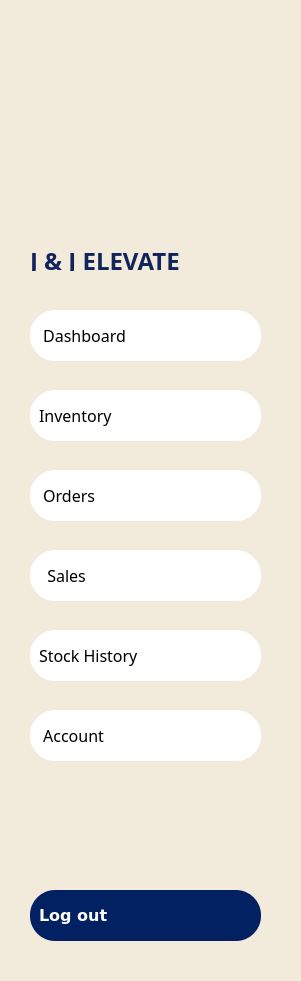
   <widget class="QFrame" name="LeftMenuBar">
    <property name="geometry">
     <rect>
      <x>0</x>
      <y>0</y>
      <width>301</width>
      <height>981</height>
     </rect>
    </property>
    <property name="font">
     <font>
      <pointsize>14</pointsize>
     </font>
    </property>
    <property name="styleSheet">
     <string notr="true">background-color: rgba(235, 224, 204, 0.47); /* #ebe0cc with 47% opacity */</string>
    </property>
    <property name="frameShape">
     <enum>QFrame::NoFrame</enum>
    </property>
    <property name="frameShadow">
     <enum>QFrame::Raised</enum>
    </property>
    <widget class="QLabel" name="JJelevate_text">
     <property name="geometry">
      <rect>
       <x>30</x>
       <y>250</y>
       <width>251</width>
       <height>21</height>
      </rect>
     </property>
     <property name="font">
      <font>
       <family>Montserrat ExtraBold</family>
       <pointsize>18</pointsize>
       <weight>75</weight>
       <bold>true</bold>
      </font>
     </property>
     <property name="styleSheet">
      <string notr="true">color: #12245c; 
background: transparent;
</string>
     </property>
     <property name="text">
      <string>J &amp; J ELEVATE</string>
     </property>
     <property name="scaledContents">
      <bool>true</bool>
     </property>
    </widget>
    <widget class="QLabel" name="Logo">
     <property name="geometry">
      <rect>
       <x>30</x>
       <y>50</y>
       <width>241</width>
       <height>171</height>
      </rect>
     </property>
     <property name="styleSheet">
      <string notr="true">background: transparent;</string>
     </property>
     <property name="text">
      <string/>
     </property>
     <property name="pixmap">
      <pixmap resource="../jj_owner_resources.qrc">:/JJimages/JJLOGO.png</pixmap>
     </property>
     <property name="scaledContents">
      <bool>true</bool>
     </property>
     <property name="alignment">
      <set>Qt::AlignCenter</set>
     </property>
    </widget>
    <widget class="QPushButton" name="pushButton_Dashboard">
     <property name="geometry">
      <rect>
       <x>30</x>
       <y>310</y>
       <width>231</width>
       <height>51</height>
      </rect>
     </property>
     <property name="font">
      <font>
       <family>Montserrat Medium</family>
       <pointsize>12</pointsize>
       <weight>50</weight>
       <italic>false</italic>
       <bold>false</bold>
      </font>
     </property>
     <property name="styleSheet">
      <string notr="true">QPushButton {
    background-color: white;
    color: black;
    border-radius: 25px;
    padding: 9px;
text-align: left;
}
QPushButton:hover {
    background-color:#c25b55;
color:black;
font-weight: 700;
}
QPushButton#activeButton {
    background-color:#c25b55;
color:black;
font-weight: 700;
}
</string>
     </property>
     <property name="text">
      <string> Dashboard   </string>
     </property>
     <property name="icon">
      <iconset resource="../jj_owner_resources.qrc">
       <normaloff>:/JJimages/dashboard_icon.svg</normaloff>:/JJimages/dashboard_icon.svg</iconset>
     </property>
     <property name="iconSize">
      <size>
       <width>40</width>
       <height>40</height>
      </size>
     </property>
    </widget>
    <widget class="QPushButton" name="pushButton_Inventory">
     <property name="geometry">
      <rect>
       <x>30</x>
       <y>390</y>
       <width>231</width>
       <height>51</height>
      </rect>
     </property>
     <property name="font">
      <font>
       <family>Montserrat Medium</family>
       <pointsize>12</pointsize>
      </font>
     </property>
     <property name="styleSheet">
      <string notr="true">QPushButton {
    background-color: white;
    color: black;
    border-radius: 25px;
    padding: 9px;
text-align: left;
}
QPushButton:hover {
    background-color:#c25b55;
color:black;
font-weight: 700;
}
QPushButton#activeButton {
    background-color:#c25b55;
color:black;
font-weight: 700;
}
</string>
     </property>
     <property name="text">
      <string>Inventory</string>
     </property>
     <property name="icon">
      <iconset resource="../jj_owner_resources.qrc">
       <normaloff>:/JJimages/inventory_icon.svg</normaloff>:/JJimages/inventory_icon.svg</iconset>
     </property>
     <property name="iconSize">
      <size>
       <width>50</width>
       <height>45</height>
      </size>
     </property>
    </widget>
    <widget class="QPushButton" name="pushButton_Orders">
     <property name="geometry">
      <rect>
       <x>30</x>
       <y>470</y>
       <width>231</width>
       <height>51</height>
      </rect>
     </property>
     <property name="font">
      <font>
       <family>Montserrat Medium</family>
       <pointsize>12</pointsize>
      </font>
     </property>
     <property name="styleSheet">
      <string notr="true">QPushButton {
    background-color: white;
    color: black;
    border-radius: 25px;
    padding: 9px;
text-align: left;
}
QPushButton:hover {
    background-color:#c25b55;
color:black;
font-weight: 700;
}
QPushButton#activeButton {
    background-color:#c25b55;
color:black;
font-weight: 700;
}
</string>
     </property>
     <property name="text">
      <string> Orders</string>
     </property>
     <property name="icon">
      <iconset resource="../jj_owner_resources.qrc">
       <normaloff>:/JJimages/orders_icon.svg</normaloff>:/JJimages/orders_icon.svg</iconset>
     </property>
     <property name="iconSize">
      <size>
       <width>46</width>
       <height>42</height>
      </size>
     </property>
    </widget>
    <widget class="QPushButton" name="pushButton_Sales">
     <property name="geometry">
      <rect>
       <x>30</x>
       <y>550</y>
       <width>231</width>
       <height>51</height>
      </rect>
     </property>
     <property name="font">
      <font>
       <family>Montserrat Medium</family>
       <pointsize>12</pointsize>
      </font>
     </property>
     <property name="styleSheet">
      <string notr="true">QPushButton {
    background-color: white;
    color: black;
    border-radius: 25px;
    padding: 9px;
text-align: left;
}
QPushButton:hover {
    background-color:#c25b55;
color:black;
font-weight: 700;
}
QPushButton#activeButton {
    background-color:#c25b55;
color:black;
font-weight: 700;
}
</string>
     </property>
     <property name="text">
      <string>  Sales</string>
     </property>
     <property name="icon">
      <iconset resource="../jj_owner_resources.qrc">
       <normaloff>:/JJimages/sales_icon.svg</normaloff>:/JJimages/sales_icon.svg</iconset>
     </property>
     <property name="iconSize">
      <size>
       <width>35</width>
       <height>35</height>
      </size>
     </property>
    </widget>
    <widget class="QPushButton" name="pushButton_Account">
     <property name="geometry">
      <rect>
       <x>30</x>
       <y>710</y>
       <width>231</width>
       <height>51</height>
      </rect>
     </property>
     <property name="font">
      <font>
       <family>Montserrat Medium</family>
       <pointsize>12</pointsize>
      </font>
     </property>
     <property name="styleSheet">
      <string notr="true">QPushButton {
    background-color: white;
    color: black;
    border-radius: 25px;
    padding: 9px;
text-align: left;
}
QPushButton:hover {
    background-color:#c25b55;
color:black;
font-weight: 700;
}
QPushButton#activeButton {
    background-color:#c25b55;
color:black;
font-weight: 700;
}
</string>
     </property>
     <property name="text">
      <string> Account     </string>
     </property>
     <property name="icon">
      <iconset resource="../jj_owner_resources.qrc">
       <normaloff>:/JJimages/account_icon.svg</normaloff>:/JJimages/account_icon.svg</iconset>
     </property>
     <property name="iconSize">
      <size>
       <width>48</width>
       <height>48</height>
      </size>
     </property>
    </widget>
    <widget class="QPushButton" name="pushButton_LogOut">
     <property name="geometry">
      <rect>
       <x>30</x>
       <y>890</y>
       <width>231</width>
       <height>51</height>
      </rect>
     </property>
     <property name="font">
      <font>
       <family>Verdana</family>
       <pointsize>12</pointsize>
       <weight>87</weight>
       <bold>true</bold>
      </font>
     </property>
     <property name="styleSheet">
      <string notr="true">QPushButton {
    background-color:#022162;
color:white;
font-weight: 700;
    border-radius: 25px;
    padding: 9px;
font-size: 14;
text-align: left;
}</string>
     </property>
     <property name="text">
      <string>Log out</string>
     </property>
     <property name="icon">
      <iconset resource="../jj_owner_resources.qrc">
       <normaloff>:/JJimages/WHITElogout_icon.svg</normaloff>:/JJimages/WHITElogout_icon.svg</iconset>
     </property>
     <property name="iconSize">
      <size>
       <width>38</width>
       <height>38</height>
      </size>
     </property>
    </widget>
    <widget class="QPushButton" name="pushButton_Stock_History">
     <property name="geometry">
      <rect>
       <x>30</x>
       <y>630</y>
       <width>231</width>
       <height>51</height>
      </rect>
     </property>
     <property name="font">
      <font>
       <family>Montserrat Medium</family>
       <pointsize>12</pointsize>
      </font>
     </property>
     <property name="styleSheet">
      <string notr="true">QPushButton {
    background-color: white;
    color: black;
    border-radius: 25px;
    padding: 9px;
text-align: left;
}
QPushButton:hover {
    background-color:#c25b55;
color:black;
font-weight: 700;
}
QPushButton#activeButton {
    background-color:#c25b55;
color:black;
font-weight: 700;
}
</string>
     </property>
     <property name="text">
      <string>Stock History</string>
     </property>
     <property name="icon">
      <iconset resource="../jj_owner_resources.qrc">
       <normaloff>:/JJimages/inventory_icon.svg</normaloff>:/JJimages/inventory_icon.svg</iconset>
     </property>
     <property name="iconSize">
      <size>
       <width>50</width>
       <height>45</height>
      </size>
     </property>
    </widget>
   </widget>
